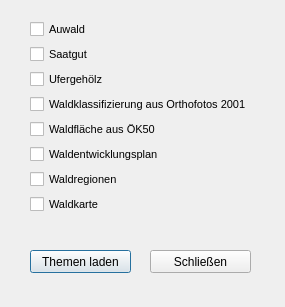
<?xml version="1.0" encoding="UTF-8"?>
<ui version="4.0">
 <class>frmWald</class>
 <widget class="QDialog" name="frmWald">
  <property name="geometry">
   <rect>
    <x>0</x>
    <y>0</y>
    <width>285</width>
    <height>307</height>
   </rect>
  </property>
  <property name="windowTitle">
   <string>Wald</string>
  </property>
  <widget class="QPushButton" name="ButtonBlattschnitteOk">
   <property name="geometry">
    <rect>
     <x>30</x>
     <y>250</y>
     <width>101</width>
     <height>23</height>
    </rect>
   </property>
   <property name="text">
    <string>Themen laden</string>
   </property>
  </widget>
  <widget class="QPushButton" name="ButtonBlattschnitteCancel">
   <property name="geometry">
    <rect>
     <x>150</x>
     <y>250</y>
     <width>101</width>
     <height>23</height>
    </rect>
   </property>
   <property name="text">
    <string>Schließen</string>
   </property>
  </widget>
  <widget class="QWidget" name="layoutWidget">
   <property name="geometry">
    <rect>
     <x>30</x>
     <y>20</y>
     <width>219</width>
     <height>201</height>
    </rect>
   </property>
   <layout class="QVBoxLayout" name="verticalLayout">
    <item>
     <widget class="QCheckBox" name="ckAuwald">
      <property name="font">
       <font>
        <pointsize>8</pointsize>
       </font>
      </property>
      <property name="text">
       <string>Auwald</string>
      </property>
      <attribute name="buttonGroup">
       <string>ckButtons</string>
      </attribute>
     </widget>
    </item>
    <item>
     <widget class="QCheckBox" name="ckSaatgut">
      <property name="font">
       <font>
        <pointsize>8</pointsize>
       </font>
      </property>
      <property name="text">
       <string>Saatgut</string>
      </property>
      <attribute name="buttonGroup">
       <string>ckButtons</string>
      </attribute>
     </widget>
    </item>
    <item>
     <widget class="QCheckBox" name="ckUfergehoelz">
      <property name="font">
       <font>
        <pointsize>8</pointsize>
       </font>
      </property>
      <property name="text">
       <string>Ufergehölz</string>
      </property>
      <attribute name="buttonGroup">
       <string>ckButtons</string>
      </attribute>
     </widget>
    </item>
    <item>
     <widget class="QCheckBox" name="ckWaldklassifizierung">
      <property name="font">
       <font>
        <pointsize>8</pointsize>
       </font>
      </property>
      <property name="text">
       <string>Waldklassifizierung aus Orthofotos 2001</string>
      </property>
      <attribute name="buttonGroup">
       <string>ckButtons</string>
      </attribute>
     </widget>
    </item>
    <item>
     <widget class="QCheckBox" name="ckWaldflaecheOek">
      <property name="font">
       <font>
        <pointsize>8</pointsize>
       </font>
      </property>
      <property name="text">
       <string>Waldfläche aus ÖK50</string>
      </property>
      <attribute name="buttonGroup">
       <string>ckButtons</string>
      </attribute>
     </widget>
    </item>
    <item>
     <widget class="QCheckBox" name="ckWaldentwicklungsplan">
      <property name="font">
       <font>
        <pointsize>8</pointsize>
       </font>
      </property>
      <property name="text">
       <string>Waldentwicklungsplan</string>
      </property>
      <attribute name="buttonGroup">
       <string>ckButtons</string>
      </attribute>
     </widget>
    </item>
    <item>
     <widget class="QCheckBox" name="ckWaldregionen">
      <property name="font">
       <font>
        <pointsize>8</pointsize>
       </font>
      </property>
      <property name="text">
       <string>Waldregionen</string>
      </property>
      <attribute name="buttonGroup">
       <string>ckButtons</string>
      </attribute>
     </widget>
    </item>
    <item>
     <widget class="QCheckBox" name="ckWaldkarte">
      <property name="font">
       <font>
        <pointsize>8</pointsize>
       </font>
      </property>
      <property name="text">
       <string>Waldkarte</string>
      </property>
      <attribute name="buttonGroup">
       <string>ckButtons</string>
      </attribute>
     </widget>
    </item>
   </layout>
  </widget>
 </widget>
 <resources/>
 <connections>
  <connection>
   <sender>ButtonBlattschnitteOk</sender>
   <signal>clicked()</signal>
   <receiver>frmWald</receiver>
   <slot>accept()</slot>
   <hints>
    <hint type="sourcelabel">
     <x>150</x>
     <y>481</y>
    </hint>
    <hint type="destinationlabel">
     <x>199</x>
     <y>260</y>
    </hint>
   </hints>
  </connection>
  <connection>
   <sender>ButtonBlattschnitteCancel</sender>
   <signal>clicked()</signal>
   <receiver>frmWald</receiver>
   <slot>close()</slot>
   <hints>
    <hint type="sourcelabel">
     <x>160</x>
     <y>471</y>
    </hint>
    <hint type="destinationlabel">
     <x>175</x>
     <y>277</y>
    </hint>
   </hints>
  </connection>
 </connections>
 <buttongroups>
  <buttongroup name="ckButtons">
   <property name="exclusive">
    <bool>false</bool>
   </property>
  </buttongroup>
 </buttongroups>
</ui>
